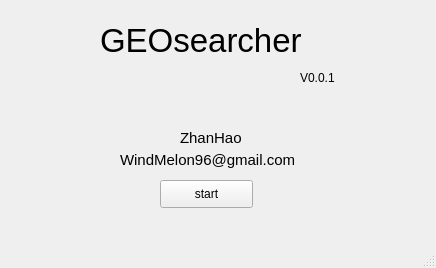
<?xml version="1.0" encoding="UTF-8"?>
<ui version="4.0">
 <class>MainWindow</class>
 <widget class="QMainWindow" name="MainWindow">
  <property name="geometry">
   <rect>
    <x>0</x>
    <y>0</y>
    <width>436</width>
    <height>268</height>
   </rect>
  </property>
  <property name="windowTitle">
   <string>GEOseacher</string>
  </property>
  <widget class="QWidget" name="centralwidget">
   <widget class="QLabel" name="label">
    <property name="geometry">
     <rect>
      <x>100</x>
      <y>0</y>
      <width>241</width>
      <height>81</height>
     </rect>
    </property>
    <property name="font">
     <font>
      <pointsize>25</pointsize>
     </font>
    </property>
    <property name="text">
     <string>GEOsearcher</string>
    </property>
   </widget>
   <widget class="QLabel" name="label_2">
    <property name="geometry">
     <rect>
      <x>300</x>
      <y>70</y>
      <width>72</width>
      <height>15</height>
     </rect>
    </property>
    <property name="text">
     <string>V0.0.1</string>
    </property>
   </widget>
   <widget class="QLabel" name="label_3">
    <property name="geometry">
     <rect>
      <x>120</x>
      <y>150</y>
      <width>191</width>
      <height>20</height>
     </rect>
    </property>
    <property name="font">
     <font>
      <pointsize>11</pointsize>
     </font>
    </property>
    <property name="text">
     <string>WindMelon96@gmail.com</string>
    </property>
   </widget>
   <widget class="QLabel" name="label_4">
    <property name="geometry">
     <rect>
      <x>180</x>
      <y>130</y>
      <width>72</width>
      <height>15</height>
     </rect>
    </property>
    <property name="font">
     <font>
      <pointsize>11</pointsize>
     </font>
    </property>
    <property name="text">
     <string>ZhanHao</string>
    </property>
   </widget>
   <widget class="QPushButton" name="pushButton">
    <property name="geometry">
     <rect>
      <x>160</x>
      <y>180</y>
      <width>93</width>
      <height>28</height>
     </rect>
    </property>
    <property name="text">
     <string>start</string>
    </property>
   </widget>
  </widget>
  <widget class="QMenuBar" name="menubar">
   <property name="geometry">
    <rect>
     <x>0</x>
     <y>0</y>
     <width>436</width>
     <height>26</height>
    </rect>
   </property>
  </widget>
  <widget class="QStatusBar" name="statusbar"/>
 </widget>
 <resources/>
 <connections/>
</ui>
